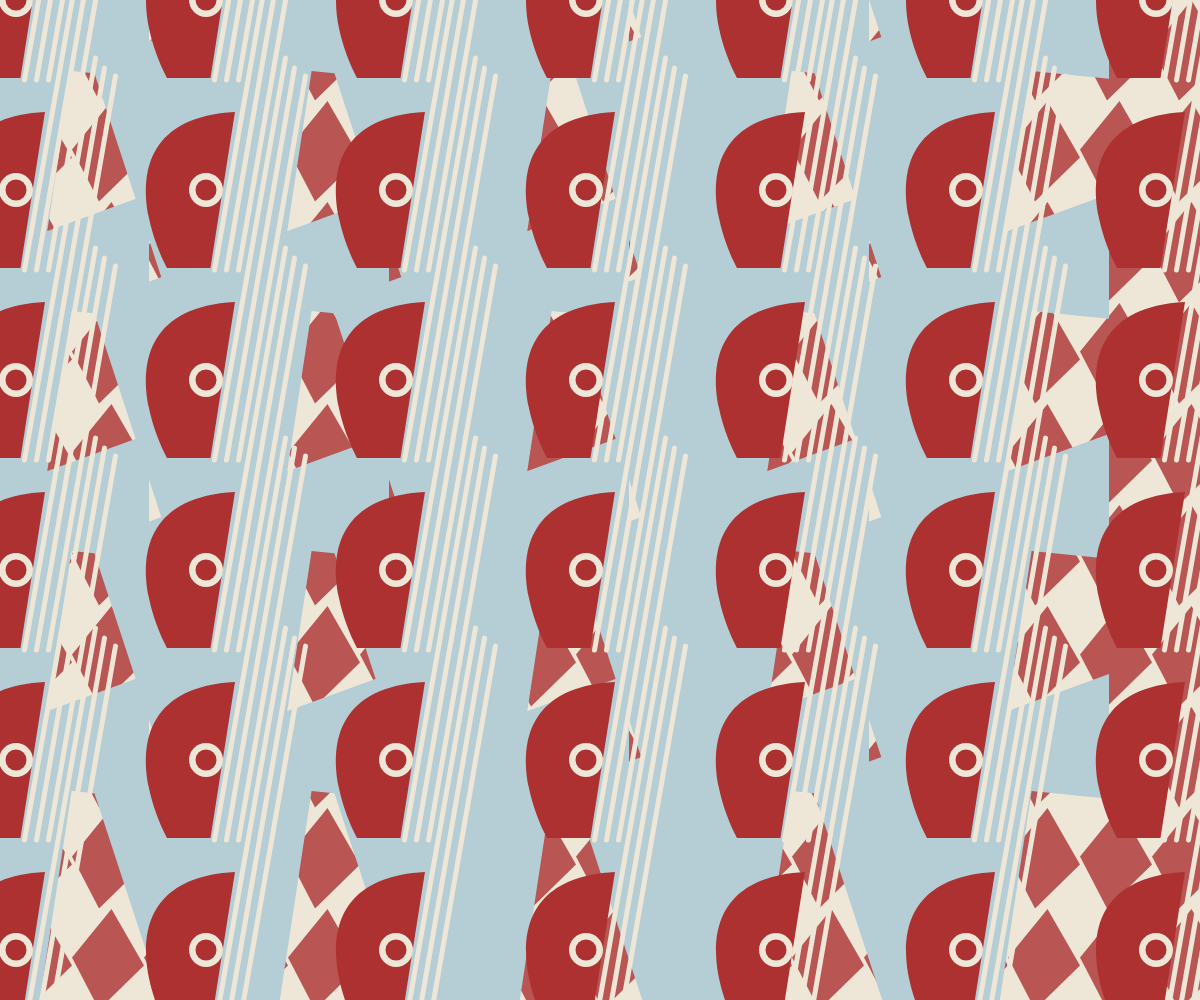
Frame 1 (no input)
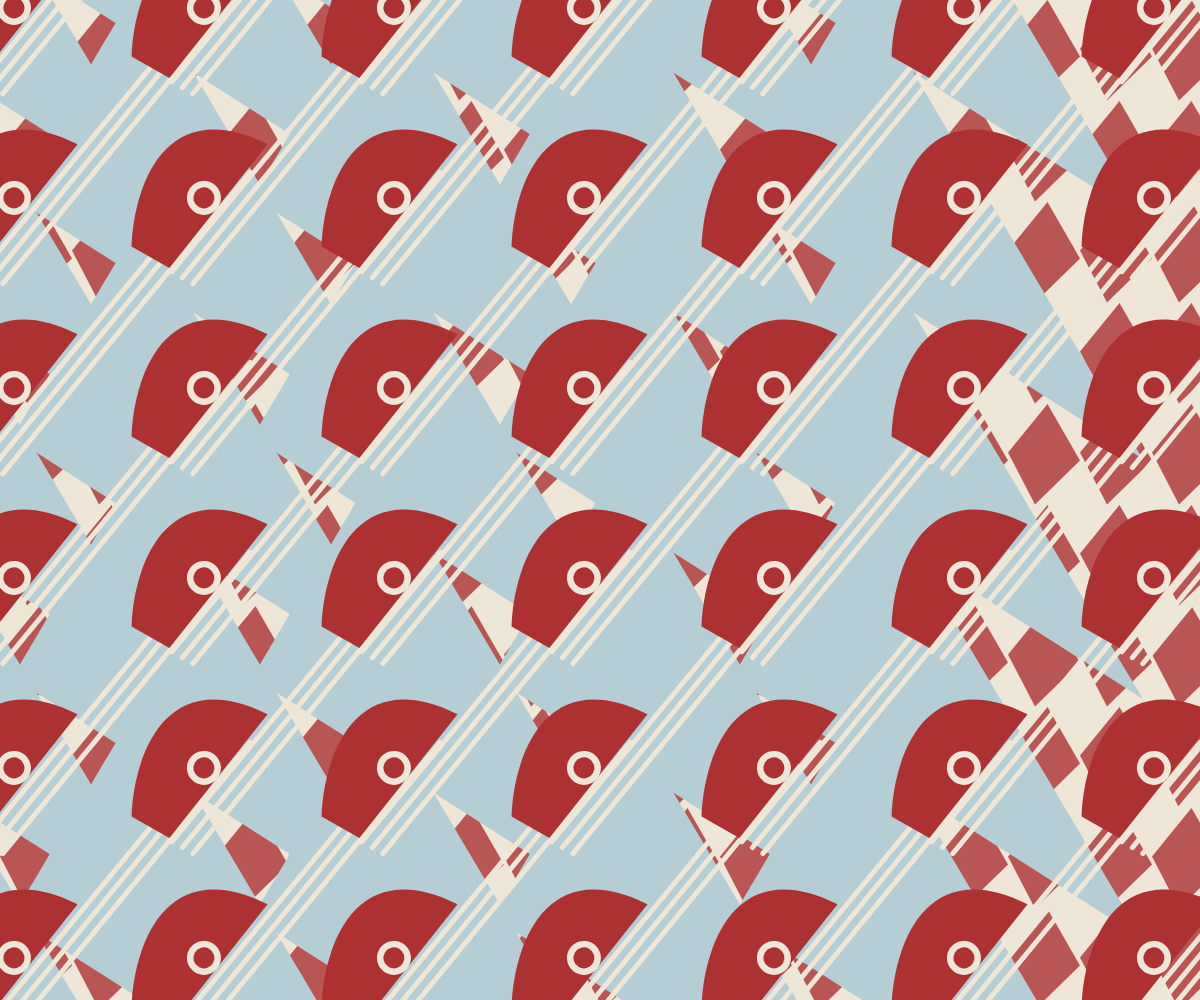
Frame 60 (no input)
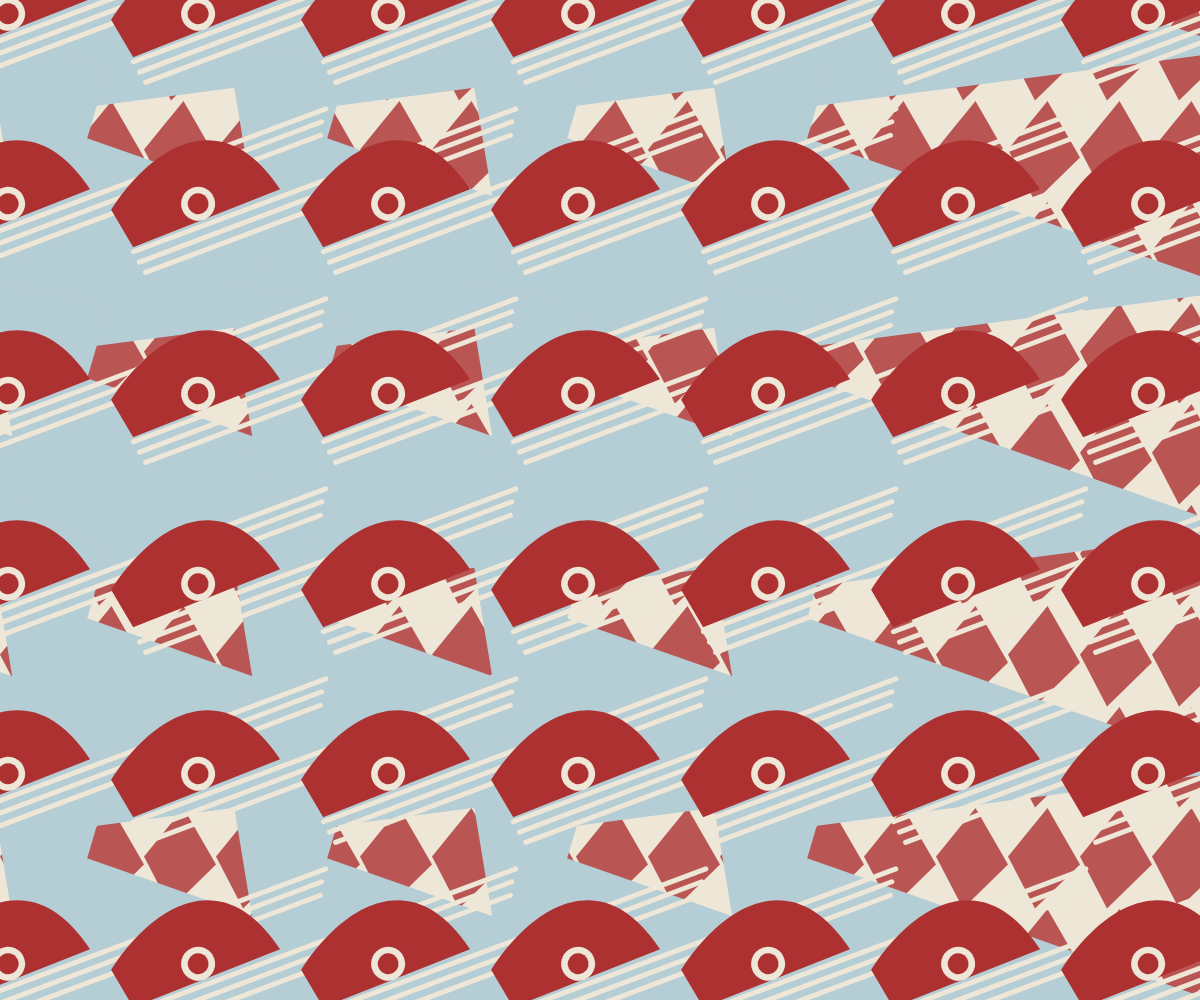
Frame 120 (the mouse pressed at the canvas centre since frame 60)

The p5.js sketch that drew these frames (run headless with seeded random() and noise() and a simulated clock; from frame 60 on, the mouse is pressed at the canvas centre):

// p5.js sketch
// ── sketch.js
let rad1 = 0;
	rad2 = 0;
  
function setup() {
	createCanvas(windowWidth, windowHeight);
}

function draw() {
	background('#EEE7D7');
	noStroke();

  for (let x = 0; x < width; x += 72) {
    for (let y = 0; y < height; y +=101) {
      push();
      translate(x,y);
      fill('#AD3131cc');
      beginShape();
      vertex(0, 48.5);
      vertex(39.5, 0);
      vertex(72, 56.5);
      vertex(27, 100.5);
      endShape(CLOSE);
      pop();
    }
  }

	for (let x = 0; x < width; x += 240) {
		for (let y = 0; y < height; y += 240) {
			push();
			translate(x, y);
			rotate(rad2);
			fill('#B5CDD5');
			beginShape();
			vertex(-149, -177.36);
      vertex(149, -286);
      vertex(149, -161.19);
      vertex(71.6, -168.95);
      vertex(2.58, 285);
			endShape(CLOSE);
			pop();

		}
	}

	for (let x = 0; x < width; x += 190) {
		for (let y = 0; y < height; y += 190) {
			push();
			translate(x, y);
			rotate(rad1);
			fill('#AD3131');
			beginShape();
      vertex(-23.03, 78);
			vertex(20.47, 78);
      vertex(44.97, -78);
      bezierVertex(-39.06, -73.68, -50.84, -20.46, -41.15, 27.5)
      bezierVertex(-37.37, 46.21, -30.33, 64.11, -23.03, 78)
			endShape();
      fill('#EEE7D7')
      ellipse(-1+17, -17+17, 34); 
      fill('#AD3131')
      ellipse(-1+17, -17+17, 21);
      noFill();
      stroke('#EEE7D7');
      strokeWeight(5);
      line(24.49, 80.09, 95.49, -321.91);
      line(36.49, 80.09, 104.49, -311.91);
      line(48.49, 80.09, 115.49, -303.91);
			pop();
		}
	}

	rad1 += PI / 360;
	rad2 -= PI / 270;
}
